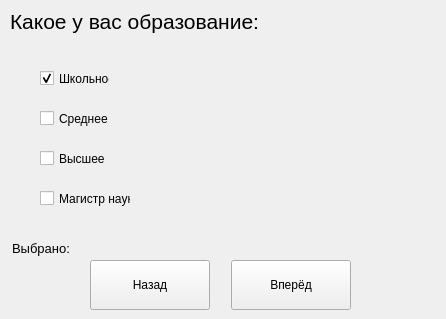
<?xml version="1.0" encoding="UTF-8"?>
<ui version="4.0">
 <class>MainWindow</class>
 <widget class="QMainWindow" name="MainWindow">
  <property name="geometry">
   <rect>
    <x>0</x>
    <y>0</y>
    <width>446</width>
    <height>319</height>
   </rect>
  </property>
  <property name="minimumSize">
   <size>
    <width>446</width>
    <height>319</height>
   </size>
  </property>
  <property name="maximumSize">
   <size>
    <width>446</width>
    <height>319</height>
   </size>
  </property>
  <property name="windowTitle">
   <string>MainWindow</string>
  </property>
  <widget class="QWidget" name="centralwidget">
   <widget class="QLabel" name="label_task">
    <property name="geometry">
     <rect>
      <x>10</x>
      <y>6</y>
      <width>301</width>
      <height>31</height>
     </rect>
    </property>
    <property name="font">
     <font>
      <family>Segoe UI</family>
      <pointsize>16</pointsize>
     </font>
    </property>
    <property name="text">
     <string>Какое у вас образование:</string>
    </property>
   </widget>
   <widget class="QLabel" name="label_img">
    <property name="geometry">
     <rect>
      <x>230</x>
      <y>42</y>
      <width>201</width>
      <height>191</height>
     </rect>
    </property>
    <property name="text">
     <string/>
    </property>
   </widget>
   <widget class="QLabel" name="label_selected">
    <property name="geometry">
     <rect>
      <x>12</x>
      <y>240</y>
      <width>271</width>
      <height>16</height>
     </rect>
    </property>
    <property name="font">
     <font>
      <family>Segoe UI</family>
      <pointsize>10</pointsize>
     </font>
    </property>
    <property name="text">
     <string>Выбрано:</string>
    </property>
   </widget>
   <widget class="QPushButton" name="btn_back">
    <property name="geometry">
     <rect>
      <x>90</x>
      <y>260</y>
      <width>120</width>
      <height>50</height>
     </rect>
    </property>
    <property name="font">
     <font>
      <family>Segoe UI</family>
     </font>
    </property>
    <property name="text">
     <string>Назад</string>
    </property>
   </widget>
   <widget class="QPushButton" name="btn_next">
    <property name="geometry">
     <rect>
      <x>231</x>
      <y>260</y>
      <width>120</width>
      <height>50</height>
     </rect>
    </property>
    <property name="font">
     <font>
      <family>Segoe UI</family>
     </font>
    </property>
    <property name="text">
     <string>Вперёд</string>
    </property>
   </widget>
   <widget class="QCheckBox" name="checkBox">
    <property name="geometry">
     <rect>
      <x>40</x>
      <y>70</y>
      <width>70</width>
      <height>17</height>
     </rect>
    </property>
    <property name="text">
     <string>Школьное</string>
    </property>
    <property name="checked">
     <bool>true</bool>
    </property>
   </widget>
   <widget class="QCheckBox" name="checkBox_2">
    <property name="geometry">
     <rect>
      <x>40</x>
      <y>110</y>
      <width>70</width>
      <height>17</height>
     </rect>
    </property>
    <property name="text">
     <string>Среднее</string>
    </property>
   </widget>
   <widget class="QCheckBox" name="checkBox_3">
    <property name="geometry">
     <rect>
      <x>40</x>
      <y>150</y>
      <width>70</width>
      <height>17</height>
     </rect>
    </property>
    <property name="text">
     <string>Высшее</string>
    </property>
   </widget>
   <widget class="QCheckBox" name="checkBox_4">
    <property name="geometry">
     <rect>
      <x>40</x>
      <y>190</y>
      <width>91</width>
      <height>17</height>
     </rect>
    </property>
    <property name="text">
     <string>Магистр наук</string>
    </property>
   </widget>
  </widget>
 </widget>
 <resources/>
 <connections/>
</ui>
